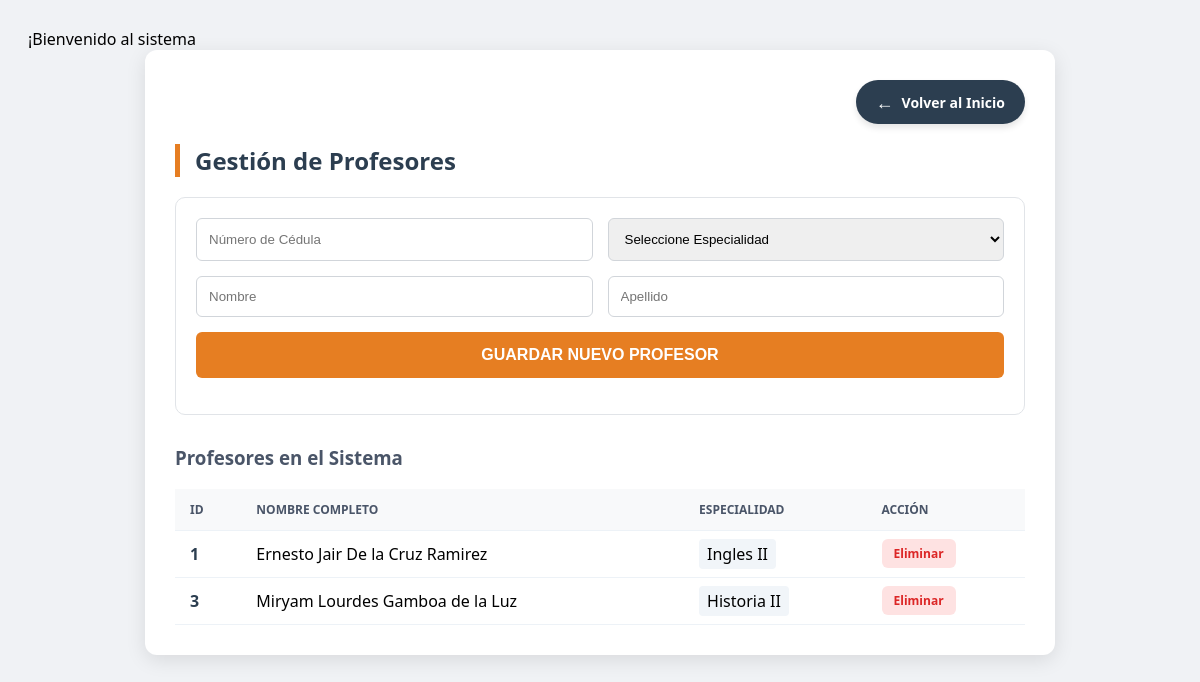
Screenshot of /profesores.php with the database file from the repository.
### tables this page shows
CREATE TABLE `profesores` (
  `id_profesor` int(11) NOT NULL,
  `nombre` varchar(100) NOT NULL,
  `apellido` varchar(100) NOT NULL,
  `especialidad` varchar(100) DEFAULT NULL
);

### profesores.php (the view, shortened to what this page needs)
<?php
include("conexion.php");
$sql_consulta = "SELECT * FROM profesores";
$resultado = mysqli_query($conexion, $sql_consulta);
?>
<!DOCTYPE html>
<html lang="es">
<head>
</head>
<body>
<div class="container">
    <div class="header-nav">
        <a href="index.php" class="btn-index">Volver al Inicio</a>
    </div>
    <h2>Gestión de Profesores</h2>
    <div class="form-box">
        <form method="POST">
            <input type="number" name="id_profesor" placeholder="Número de Cédula" required>
            <select name="especialidad" required>
                <option value="">Seleccione Especialidad</option>
            </select>
            <input type="text" name="nombre" placeholder="Nombre" required>
            <input type="text" name="apellido" placeholder="Apellido" required>
            <button type="submit" name="enviar" class="btn-add">GUARDAR NUEVO PROFESOR</button>
        </form>
    </div>
    <h3 style="color: #4a5568;">Profesores en el Sistema</h3>
    <table>
        <thead>
            <tr>
                <th>ID</th>
                <th>Nombre Completo</th>
                <th>Especialidad</th>
                <th>Acción</th>
            </tr>
        </thead>
        <tbody>
            <?php
            if ($resultado && mysqli_num_rows($resultado) > 0) {
                while($f = mysqli_fetch_assoc($resultado)) {
                    echo "<tr>
                            <td style='font-weight:bold; color:#2c3e50;'>{$f['id_profesor']}</td>
                            <td>{$f['nombre']} {$f['apellido']}</td>
                            <td><span style='background:#f1f5f9; padding:4px 8px; border-radius:4px;'>{$f['especialidad']}</span></td>
                            <td>
                                <a href='profesores.php?eliminar={$f['id_profesor']}'
                                   class='btn-del'
                                   onclick='return confirm(\"¿Seguro que desea eliminar este registro?\")'>Eliminar</a>
                            </td>
                          </tr>";
                }
            } else {
                echo "<tr><td colspan='4' style='text-align:center; color:#94a3b8;'>No se encontraron registros</td></tr>";
            }
            ?>
        </tbody>
    </table>
</div>
</body>
</html>

### profesores.php (style rules this page uses)
body { font-family: 'Segoe UI', Tahoma, Geneva, Verdana, sans-serif; background: #f0f2f5; padding: 20px; }
.container { max-width: 850px; margin: auto; background: white; padding: 30px; border-radius: 12px; box-shadow: 0 5px 20px rgba(0,0,0,0.1); }
.header-nav { display: flex; justify-content: flex-end; margin-bottom: 20px; }
.btn-index { background: #2c3e50; color: #ffffff; text-decoration: none; padding: 10px 20px; border-radius: 50px; font-size: 14px; font-weight: 600; display: flex; align-items: center; transition: all 0.3s ease; box-shadow: 0 4px 6px rgba(0,0,0,0.1); }
.btn-index::before { content: '←'; margin-right: 8px; font-size: 18px; }
h2 { color: #2c3e50; border-left: 5px solid #e67e22; padding-left: 15px; margin-top: 0; }
.form-box { background: #ffffff; padding: 20px; border-radius: 10px; margin-bottom: 30px; border: 1px solid #e1e4e8; }
form { display: grid; grid-template-columns: 1fr 1fr; gap: 15px; }
input, select { padding: 12px; border: 1px solid #d1d5da; border-radius: 6px; outline: none; transition: 0.2s; }
.btn-add { grid-column: span 2; padding: 14px; background: #e67e22; color: white; border: none; cursor: pointer; font-weight: bold; border-radius: 6px; font-size: 16px; transition: 0.3s; }
table { width: 100%; border-collapse: collapse; margin-top: 15px; }
th, td { padding: 12px 15px; border-bottom: 1px solid #edf2f7; text-align: left; }
th { background: #f8f9fa; color: #4a5568; font-weight: 600; text-transform: uppercase; font-size: 12px; }
.btn-del { background: #fee2e2; color: #dc2626; padding: 6px 12px; text-decoration: none; border-radius: 6px; font-size: 12px; font-weight: 600; transition: 0.2s; }

### rows the page displays
profesores: id_profesor "1", nombre "Ernesto Jair", apellido "De la Cruz Ramirez", especialidad "Ingles II"
profesores: id_profesor "3", nombre "Miryam Lourdes", apellido "Gamboa de la Luz", especialidad "Historia II"
